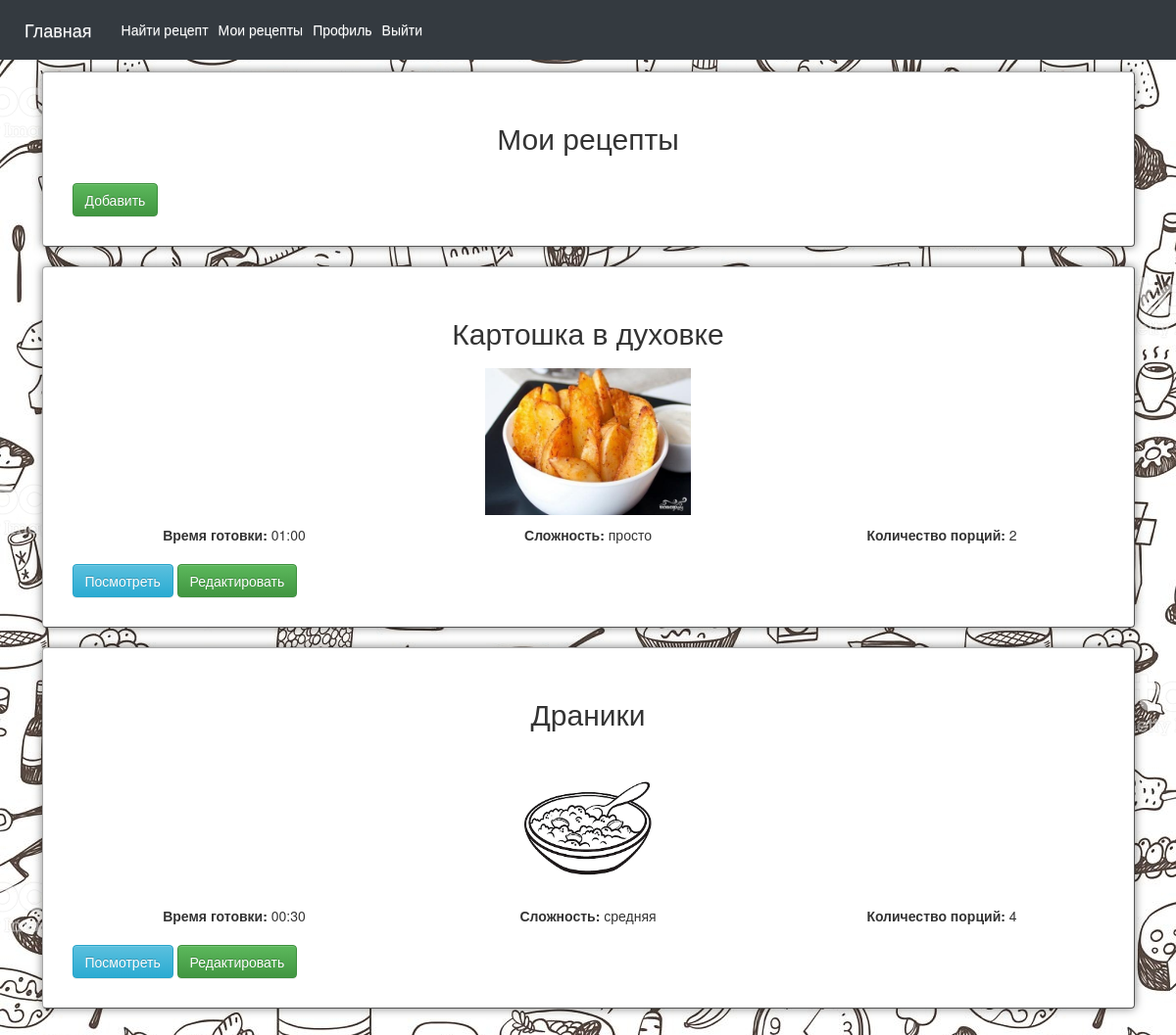
/recipes/my_recipes (signed in), run on the app's committed database.
### db_models.py (models this page shows)
class BaseModel(Model):
    class Meta:
        database = db

class Files(BaseModel):
    file_name = TextField()
    users = ForeignKeyField(Users, backref='user', null=True)
    recipes = ForeignKeyField(Recipes, backref='recipe', null=True)
    type_file = CharField()
    size_file = FloatField(null=True)
    creat_datetime = DateTimeField(default=dt.now)

class Recipes(BaseModel):
    name = TextField()
    create_datetime = DateTimeField(default=dt.now)
    users = ForeignKeyField(Users, backref='user')
    cooking_time = TimeField()
    complexity = ForeignKeyField(Directory, backref='complexity')
    description = TextField()
    number_of_servings = IntegerField()

class Directory(BaseModel):
    name_directory = ForeignKeyField(NameDirectory, backref='name_directory')
    tech_name = TextField()
    ru_name = TextField()
    default = BooleanField(default=False, null=True)
    is_published = BooleanField(default=True, null=True)

### routes.py (the view)
    def response_wrap(*args, **kwargs):
        res = foo(*args, **kwargs)
        return res if res else render_template_my('errors/page_404.html')

### py_files/recipes.py (called while the page is built)
    @Tools.check_session
    def my_recipes_list(self):
        data = {
            'recipes': Recipes.select(Recipes.id, Recipes.users_id.alias('user'), Recipes.name, Recipes.cooking_time,
                                      Recipes.number_of_servings, Directory.ru_name.alias('complexity'),
                                      Files.id.alias('file_name'), Files.type_file
                                      ).join(Rating, JOIN.LEFT_OUTER)
                                       .join(Files, JOIN.LEFT_OUTER, on=(Files.recipes_id == Recipes.id))
                                       .join(Directory, on=(Recipes.complexity_id == Directory.id))
                                       .where(Recipes.users_id == session.get('user_id')).dicts()
        }
        return render_template_my('recipes/my_recipes.html', data=data)

### py_files/render_template.py (called while the page is built)
def render_template_my(template, **kwargs):
    kwargs['user_id'] = session.get('user_id', None)
    return render_template(template, **kwargs)

### py_files/tools.py (called while the page is built)
    @staticmethod
    def check_session(foo):
        def is_session(*args, **kwargs):
            if session.get('user_id'):
                return foo(*args, **kwargs)
            return render_template_my('errors/page_401.html')
        return is_session

### routes.py (called while the page is built)
def check_response(foo):
    def response_wrap(*args, **kwargs):
        res = foo(*args, **kwargs)
        return res if res else render_template_my('errors/page_404.html')
    return response_wrap

def get_param(commands, index):
    try:
        return commands[index]
    except:
        return None

@blueprint.route('/<path:command>', methods=['GET', 'POST', 'PUT', 'DELETE'])
@check_response
def routes(command):
    try:
        command = command.split("/")
        route = get_param(command, 0)
        param1 = get_param(command, 1)
        param2 = get_param(command, 2)
        if route == 'recipes':
            return Recipes_().view(param1)
        if route == 'user':
            return User().view(param1)
        else:
            return render_template_my('errors/page_404.html')
    except Exception as ex:
        print(ex)

### app/templates/recipes/my_recipes.html (shortened to what this page needs)
{% extends "base.html" %}
{% block body %}
<div class="panel panel-frames">
    <div class="panel-margin">
        <div class="row">
            <div class="col-xs-12 col-md-12 col-lg-12" style="text-align: center; margin-bottom: 10px;">
                <h2>Мои рецепты</h2>
            </div>
        </div>
        <div class="row">
            <div class="col-xs-12 col-md-12 col-lg-12" style="margin-top: 10px;">
                <button class="btn btn-success" type="button"
                        onClick="window.location.replace('../recipes/recipe');">Добавить</button>
            </div>
        </div>
    </div>
</div>
    {% for recipe in data.recipes %}
    <div class="panel panel-frames">
    <div class="panel-margin">
        <div class="row">
            <div class="col-xs-12 col-md-12 col-lg-12" style="text-align: center; margin-bottom: 10px;">
                <h2>{{ recipe.name }}</h2>
            </div>
            <div class="col-xs-12 col-md-12 col-lg-12" style="text-align: center; margin-bottom: 10px;">
                {% if not recipe.file_name %}
                    <img src="{{ url_for('static', filename='images/eda.jpg') }}" alt="фото" width="150" height="150"
                         class="img-max-width">
                {% else %}
                    <img src="{{ url_for('static', filename='images/recipe_img/{}/{}.{}'.format(recipe.user, recipe.file_name, recipe.type_file) ) }}"
                         alt="фото"  height="150" class="img-max-width">
                {% endif %}
            </div>
            <div class="col-xs-12 col-md-4 col-lg-4" style="text-align: center; margin-bottom: 10px;">
                <b>Время готовки:</b> {{ recipe.cooking_time.strftime('%H:%M') }}
            </div>
            <div class="col-xs-12 col-md-4 col-lg-4" style="text-align: center; margin-bottom: 10px;">
                <b>Сложность:</b> {{ recipe.complexity }}
            </div>
            <div class="col-xs-12 col-md-4 col-lg-4" style="text-align: center; margin-bottom: 10px;">
                <b>Количество порций:</b> {{ recipe.number_of_servings }}
            </div>
        </div>
        <div class="row">
            <div class="col-xs-12 col-md-12 col-lg-12" style="margin-top: 10px;">
                <button class="btn btn-info" type="button"
                        onClick="window.location.replace('../recipes/show_recipe?id={{ recipe.id }}');">Посмотреть</button>
                <button class="btn btn-success" type="button"
                        onClick="window.location.replace('../recipes/recipe?id={{ recipe.id }}');">Редактировать</button>
            </div>
        </div>
    </div>
</div>
    {% endfor %}
{% endblock %}

### app/static/css/main.css (style rules this page uses)
.panel-margin { margin: 30px; }
.panel-frames { border-color: darkgrey; border-style: outset; box-shadow: 0 0 10px rgba(0,0,0,0.5); }
.img-max-width { max-width: 100%; }

### data on the page
Files: name "Картошка в духовке", cooking_time "01:00", complexity "просто", number_of_servings "2"
Recipes: name "Драники", cooking_time "00:30", complexity "средняя", number_of_servings "4"
